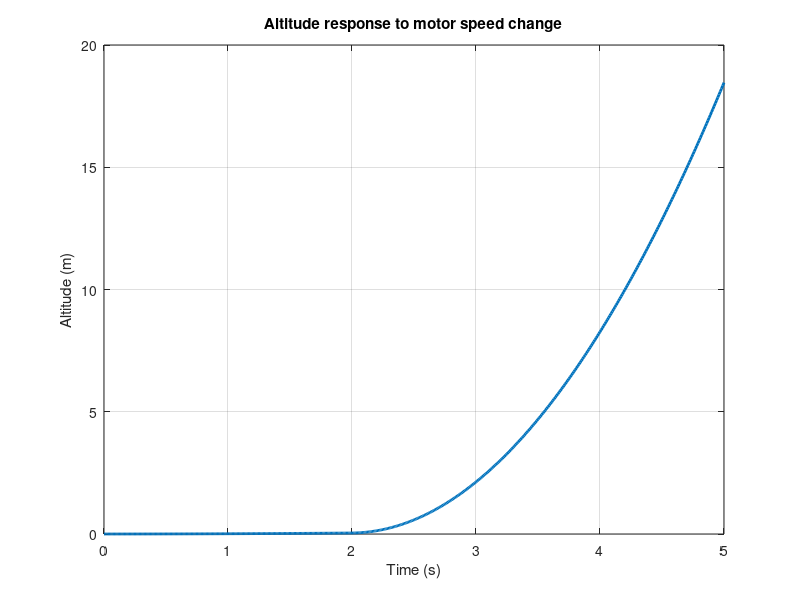
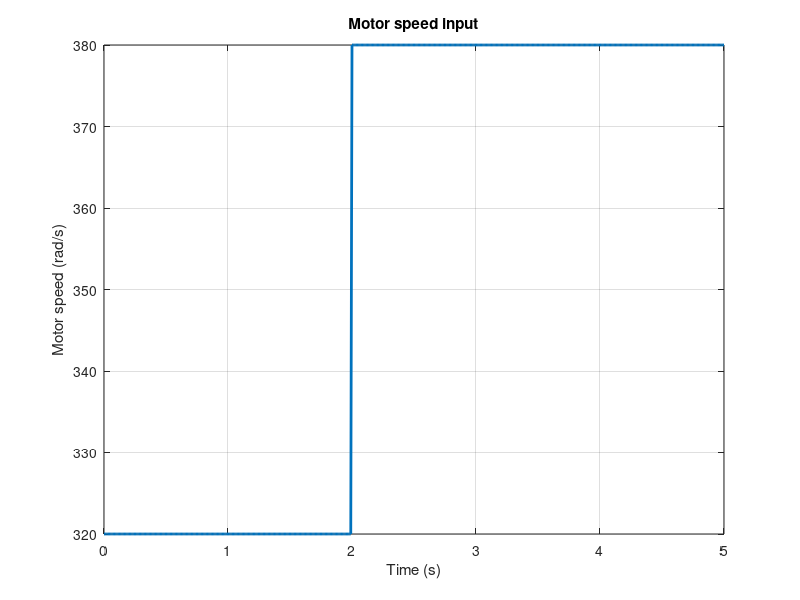
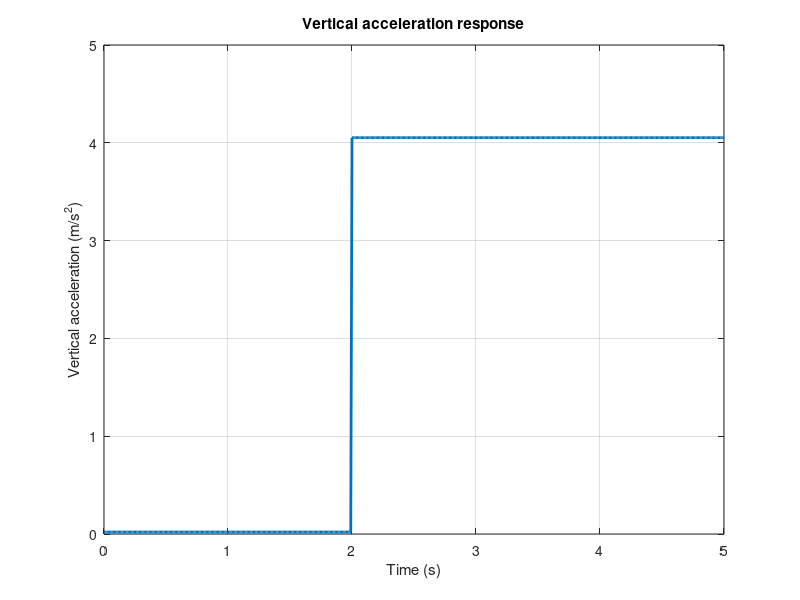
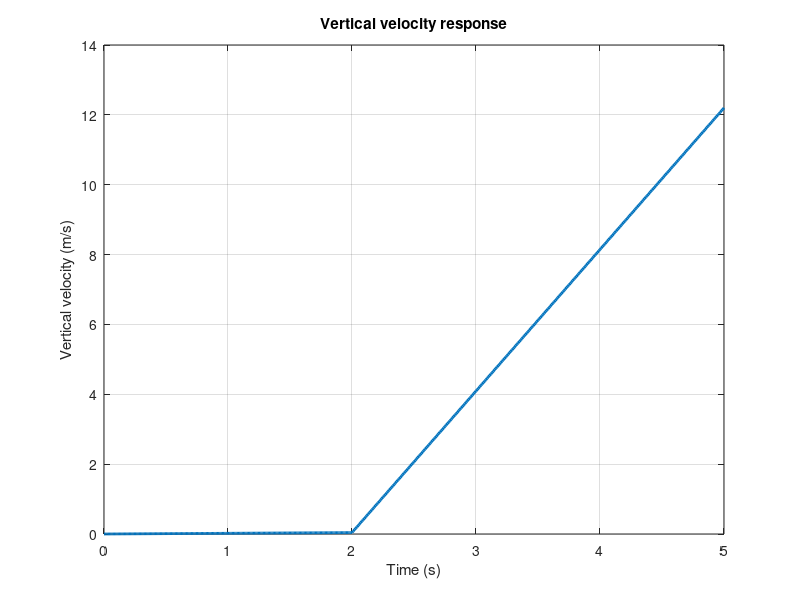

MATLAB code to generate these figures, in order:
clc;
clear;
close all;

% Quadcopter parameters
m = 0.75;          % mass (kg)
g = 9.81;          % gravity (m/s^2)
kf = 1.8e-5;       % thrust coefficient

% Simulation settings
dt = 0.01;         % time step (s)
t = 0:dt:5;        % simulation time (s)

% State variables
z = zeros(size(t));      % altitude (m)
vz = zeros(size(t));     % vertical velocity (m/s)
az = zeros(size(t));     % vertical acceleration (m/s^2)

% Motor speed history
omega = zeros(size(t));  % motor speed (rad/s)

% Simulation loop
for k = 1:length(t)-1
    
    % Step motor-speed input
    if t(k) < 2
        omega(k) = 320;   % near hover
    else
        omega(k) = 380;   % climb
    end
    
    % Compute thrust
    T = 4 * kf * omega(k)^2;
    
    % Compute acceleration
    az(k) = (T - m*g) / m;
    
    % Euler integration
    vz(k+1) = vz(k) + az(k) * dt;
    z(k+1) = z(k) + vz(k+1) * dt;
end

% Fill final values for plotting
omega(end) = omega(end-1);
az(end) = az(end-1);

% Plot altitude
figure;
plot(t, z, 'LineWidth', 2);
grid on;
xlabel('Time (s)');
ylabel('Altitude (m)');
title('Altitude response to motor speed change');

% Plot motor speed
figure;
plot(t, omega, 'LineWidth', 2);
grid on;
xlabel('Time (s)');
ylabel('Motor speed (rad/s)');
title('Motor speed input');

% Plot acceleration
figure;
plot(t, az, 'LineWidth', 2);
grid on;
xlabel('Time (s)');
ylabel('Vertical acceleration (m/s^2)');
title('Vertical acceleration response');

% Plot velocity
figure;
plot(t, vz, 'LineWidth', 2);
grid on;
xlabel('Time (s)');
ylabel('Vertical velocity (m/s)');
title('Vertical velocity response');
